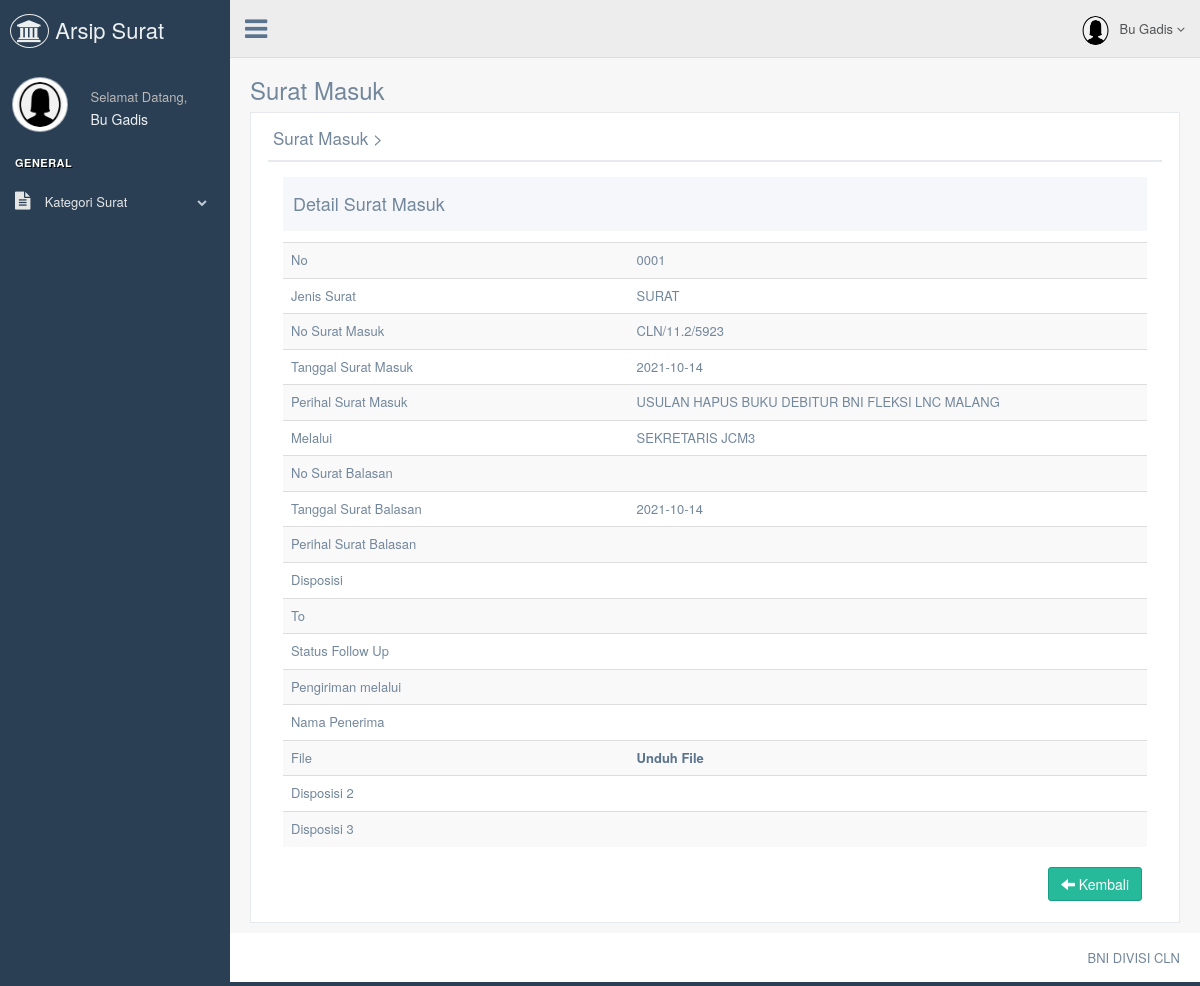
Screenshot of /bagian/detail-suratmasuk.php?id_suratmasuk=45 (signed in) with the database file from the repository.
### tables this page shows
CREATE TABLE `tb_bagian` (
  `id_bagian` int(11) NOT NULL,
  `nama_bagian` varchar(120) NOT NULL,
  `username_admin_bagian` varchar(50) NOT NULL,
  `password_bagian` varchar(50) NOT NULL,
  `nama_lengkap` varchar(70) NOT NULL,
  `tanggal_lahir_bagian` date NOT NULL,
  `alamat` text NOT NULL,
  `no_hp_bagian` varchar(12) NOT NULL,
  `gambar` varchar(255) NOT NULL
);

CREATE TABLE `tb_suratmasuk` (
  `id_suratmasuk` int(11) NOT NULL,
  `kode_suratmasuk` varchar(10) NOT NULL,
  `nomorurut_suratmasuk` varchar(7) NOT NULL,
  `nomor_suratmasuk` varchar(25) NOT NULL,
  `tanggalsurat_suratmasuk` date NOT NULL,
  `perihal_suratmasuk` text NOT NULL,
  `file_suratmasuk` varchar(255) NOT NULL,
  `operator` varchar(50) NOT NULL,
  `tanggal_entry` datetime NOT NULL DEFAULT current_timestamp(),
  `disposisi1` varchar(50) NOT NULL,
  `tanggal_disposisi1` datetime NOT NULL DEFAULT current_timestamp(),
  `disposisi2` varchar(50) NOT NULL,
  `tanggal_disposisi2` varchar(25) NOT NULL,
  `disposisi3` varchar(50) NOT NULL,
  `tanggal_disposisi3` datetime NOT NULL DEFAULT current_timestamp(),
  `nomor_suratbalasan` varchar(25) NOT NULL,
  `perihal_suratbalasan` text NOT NULL,
  `tanggalsurat_suratbalasan` date NOT NULL DEFAULT current_timestamp(),
  `disp_lanjut` varchar(50) NOT NULL,
  `status_suratmasuk` varchar(50) NOT NULL,
  `pengiriman_suratbalasan` varchar(50) NOT NULL,
  `nama_penerima_suratbalasan` varchar(50) NOT NULL
);

### bagian/detail-suratmasuk.php (the view, shortened to what this page needs)
<!DOCTYPE html>
<html lang="en">
  <head>
    <link href="../assets/vendors/bootstrap/dist/css/bootstrap.min.css" rel="stylesheet">
    <link href="../assets/vendors/font-awesome/css/font-awesome.min.css" rel="stylesheet">
    <link href="../assets/vendors/nprogress/nprogress.css" rel="stylesheet">
    <link href="../assets/vendors/iCheck/skins/flat/green.css" rel="stylesheet">
    <link href="../assets/vendors/google-code-prettify/bin/prettify.min.css" rel="stylesheet">
    <link href="../assets/vendors/select2/dist/css/select2.min.css" rel="stylesheet">
    <link href="../assets/vendors/switchery/dist/switchery.min.css" rel="stylesheet">
    <link href="../assets/vendors/bootstrap-daterangepicker/daterangepicker.css" rel="stylesheet">
    <link href="../assets/vendors/bootstrap-datetimepicker/build/css/bootstrap-datetimepicker.css" rel="stylesheet">
    <link href="../assets/vendors/starrr/dist/starrr.css" rel="stylesheet">
    <link href="../assets/vendors/bootstrap-daterangepicker/daterangepicker.css" rel="stylesheet">
    <link href="../assets/build/css/custom.min.css" rel="stylesheet">
  </head>
  <body class="nav-md">
    <div class="container body">
      <div class="main_container">
        <?php
        include("sidebarmenu.php");
        ?>
        <?php
        include("header.php");
        ?>
        <div class="right_col" role="main">
          <div class="">
            <div class="page-title">
              <div class="title_left">
                <h3>Surat Masuk</h3>
              </div>
            </div>
            <div class="clearfix"></div>
            <div class="row">
              <div class="col-md-12 col-sm-12 col-xs-12">
                <div class="x_panel">
                  <div class="x_title">
                    <h2>Surat Masuk ><small>Detail Surat Masuk</small></h2>
                    <div class="clearfix"></div>
                  </div>
                     <?php include '../koneksi/koneksi.php';
                     $id			= mysqli_real_escape_string($db,$_GET['id_suratmasuk']);
                     $sql  		= "SELECT * FROM tb_suratmasuk where id_suratmasuk='".$id."'";
                     $query  	= mysqli_query($db, $sql);
                     $data 		= mysqli_fetch_array($query);?>
                  <div class="x_content">
                    <div class="col-md-12 col-sm-12 col-xs-12">
                      <div class="profile_title">
                        <div class="col-md-6">
                          <h2>Detail Surat Masuk </h2>
                        </div>
                      </div>
                      <div class="x_content">
                    </div>
                    <table class="table table-striped">
                      <tbody>
                        <tr>
                          <td width="40%">No</td>
                          <td><?php echo $data['nomorurut_suratmasuk']?></td>
                        </tr>
                        <tr>
                          <td>Jenis Surat</td>
                          <td><?php echo $data['kode_suratmasuk']?></td>
                        </tr>
                        <tr>
                          <td>No Surat Masuk</td>
                          <td><?php echo $data['nomor_suratmasuk']?></td>
                        </tr>
                        <tr>
                          <td>Tanggal Surat Masuk</td>
                          <td><?php echo $data['tanggalsurat_suratmasuk']?></td>
                        </tr>
                        <tr>
                          <td>Perihal Surat Masuk</td>
                          <td><?php echo $data['perihal_suratmasuk']?></td>
                        </tr>
                        <tr>
                          <td>Melalui</td>
                          <td><?php echo $data['operator']?></td>
                        </tr>
                        <tr>
                          <td>No Surat Balasan</td>
                          <td><?php echo $data['nomor_suratbalasan']?></td>
                        </tr>
                        <tr>
                          <td>Tanggal Surat Balasan</td>
                          <td><?php echo $data['tanggalsurat_suratbalasan']?></td>
                        </tr><tr>
                          <td>Perihal Surat Balasan</td>
                          <td><?php echo $data['perihal_suratbalasan']?></td>
                        </tr><tr>
                          <td>Disposisi</td>
                          <td><?php echo $data['disposisi1']?></td>
                        </tr><tr>
                          <td>To</td>
                          <td><?php echo $data['disp_lanjut']?></td>
                        </tr><tr>
                          <td>Status Follow Up</td>
                          <td><?php echo $data['status_suratmasuk']?></td>
                        </tr><tr>
                          <td>Pengiriman melalui</td>
                          <td><?php echo $data['pengiriman_suratbalasan']?></td>
                        </tr></tr><tr>
                          <td>Nama Penerima</td>
                          <td><?php echo $data['nama_penerima_suratbalasan']?></td>
                        </tr>
                        <tr>
                          <td>File</td>
                          <td><a href= "<?php echo '../admin/surat_masuk/'.$data['file_suratmasuk'].''?>"><b>Unduh File</b></a></td>
                        </tr>
                        <tr>
                          <td>Disposisi 2</td>
                          <td><?php echo $data['disposisi2']?></td>
                        </tr>
                        <tr>
                          <td>Disposisi 3</td>
                          <td><?php echo $data['disposisi3']?></td>
                        </tr>
                      </tbody>
                    </table>
                    <div class="text-right">
                   <a href="datasuratmasuk.php" class="btn btn-success"><span class="glyphicon glyphicon-arrow-left"></span> Kembali</a></div>
                  </div>
                    </div>
                  </div>
                </div>
              </div>
            </div>
          </div>
        </div>
        <footer>
          <div class="pull-right">
            BNI DIVISI CLN
          </div>
          <div class="clearfix"></div>
        </footer>
      </div>
  </body>
</html>

### bagian/sidebarmenu.php (shortened to what this page needs)
<?php
	 include '../koneksi/koneksi.php';
			$sql  		= "SELECT * FROM tb_bagian where id_bagian='".$_SESSION['id']."'";
			$query  	= mysqli_query($db, $sql);
			$data 		= mysqli_fetch_array($query);
?>
        <div class="col-md-3 left_col">
          <div class="left_col scroll-view">
            <div class="navbar nav_title" style="border: 0;">
              <a href="index.php" class="site_title"><i class="fa fa-institution"></i> <span> Arsip Surat</span></a>
            </div>
            <div class="profile clearfix">
              <div class="profile_pic">
                <img src="images/<?php echo $data['gambar']; ?>"  height="55" width="55" alt="" class="img-circle profile_img">
              </div>
              <div class="profile_info">
                <span>Selamat Datang,</span>
                <h2><?php echo $_SESSION['nama'];?></h2>
              </div>
            </div>
            <br />
            <div id="sidebar-menu" class="main_menu_side hidden-print main_menu">
              <div class="menu_section">
                <h3>General</h3>
                <ul class="nav side-menu">
                  <li><a><i class="fa fa-file-text"></i> Kategori Surat <span class="fa fa-chevron-down"></span></a>
                  </li>
                 </ul>
              </div>
            </div>
          </div>
        </div>

### bagian/header.php (shortened to what this page needs)
<?php
include '../koneksi/koneksi.php';
$sql  		= "SELECT * FROM tb_bagian where id_bagian='".$_SESSION['id']."'";
$query  	= mysqli_query($db, $sql);
$data 		= mysqli_fetch_array($query);
?>
        <div class="top_nav">
          <div class="nav_menu">
            <nav>
              <div class="nav toggle">
                <a id="menu_toggle"><i class="fa fa-bars"></i></a>
              </div>
              <ul class="nav navbar-nav navbar-right">
                <li class="">
                  <a href="javascript:;" class="user-profile dropdown-toggle" data-toggle="dropdown" aria-expanded="false">
                    <img src="images/<?php echo $data['gambar']; ?>" alt=""><?php echo $_SESSION['nama'];?>
                    <span class=" fa fa-angle-down"></span>
                  </a>
                </li>
              </ul>
            </nav>
          </div>
        </div>

### rows the page displays
tb_bagian: gambar (picture)
tb_suratmasuk: nomorurut_suratmasuk "0001", kode_suratmasuk "SURAT", nomor_suratmasuk "CLN/11.2/5923", tanggalsurat_suratmasuk "2021-10-14", perihal_suratmasuk "USULAN HAPUS BUKU DEBITUR BNI FLEKSI LNC MALANG", operator "SEKRETARIS JCM3", tanggalsurat_suratbalasan "2021-10-14"

### other values shown
$_SESSION['nama'] "Bu Gadis"
